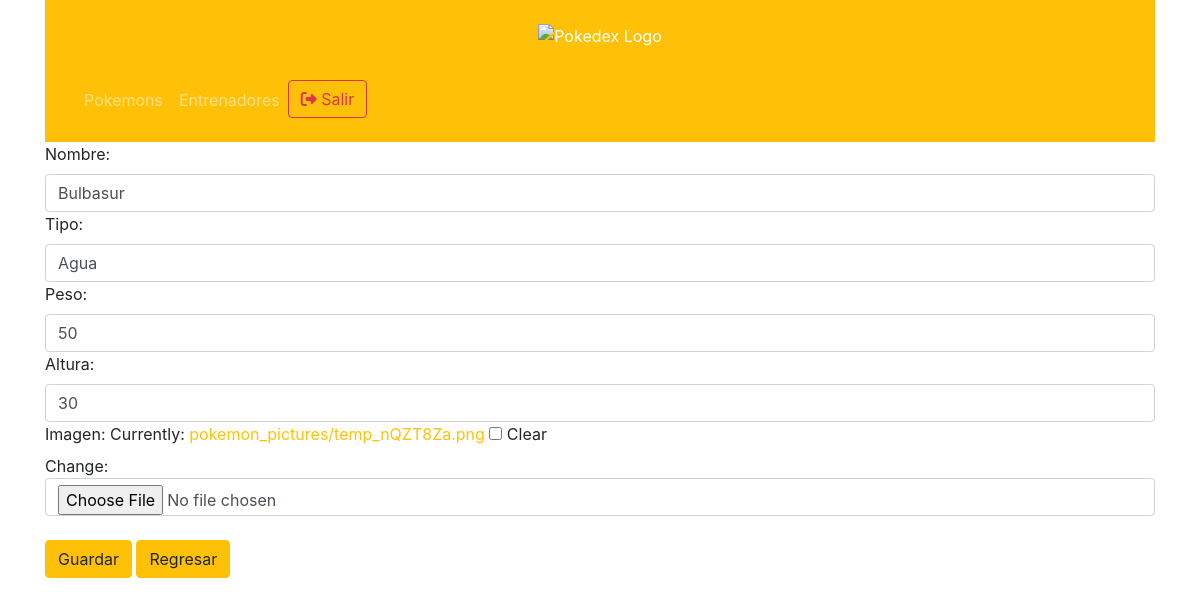
Page /edit_pokemon/1 (signed in) on the earlier database version.
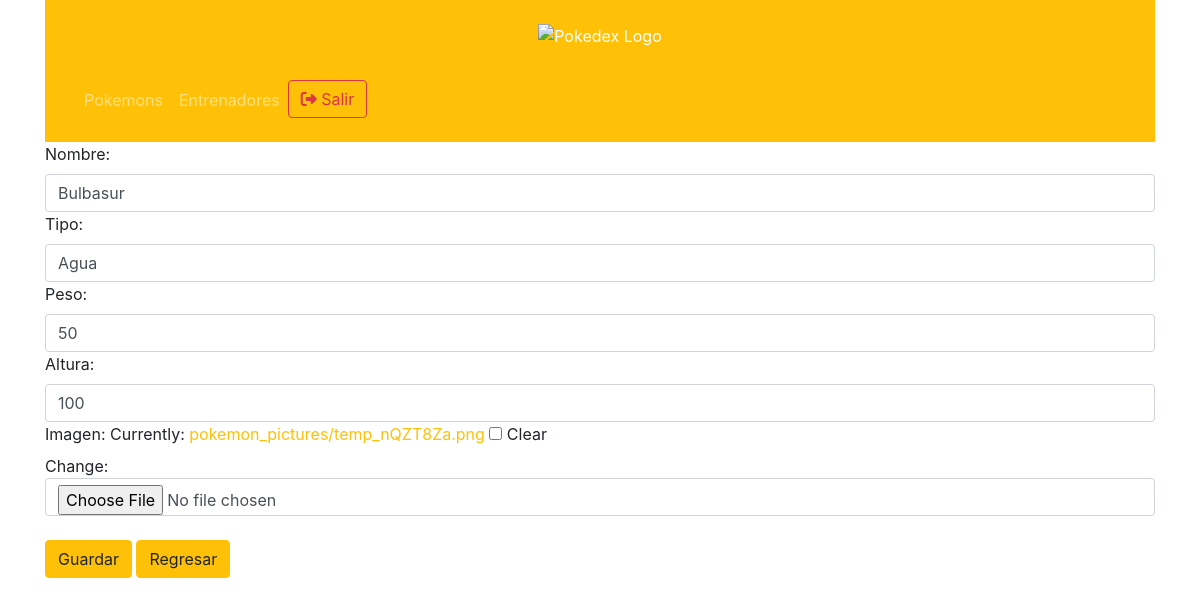
Same page on the later database version.
### pokedex/models.py (models this page shows, shortened)
class Pokemon(models.Model):
    name = models.CharField(max_length=100, null=False)
    type = models.CharField(max_length=140, null=False)
    weight = models.IntegerField(null=False)
    height = models.IntegerField(null=False)
    picture = models.ImageField(upload_to="pokemon_pictures/", null=True, blank=True)

### pokedex/views.py (the view)
# urls.py: path("edit_pokemon/<int:pokemon_id>", views.edit_pokemon, name="edit_pokemon"),
@login_required
def edit_pokemon(request, pokemon_id):
    pokemon = Pokemon.objects.get(id=pokemon_id)
    if request.method == "POST":
        form = PokemonForm(request.POST, request.FILES, instance=pokemon)
        if form.is_valid():
            form.save()
            return redirect ("pokedex:index")
    else:
        form = PokemonForm(instance=pokemon)
    return render (request, "pokemon_form.html", {"form":form})

### pokedex/forms.py
class PokemonForm(forms.ModelForm):
    class Meta:
        model = Pokemon
        fields = "__all__"
        labels = {
            "name": "Nombre",
            "type": "Tipo",
            "weight": "Peso",
            "height": "Altura",
            "picture": "Imagen",
        }
        widgets = {
            "name" : forms.TextInput(attrs={"class": "form-control"}),
            "type" : forms.TextInput (attrs={"class": "form-control"}),
            "height" : forms.NumberInput (attrs={"class": "form-control"}),
            "weight" : forms.NumberInput (attrs={"class": "form-control"}),
            "picture" : forms.ClearableFileInput (attrs={"class": "form-control"}),
        }

### pokedex/templates/pokemon_form.html (shortened to what this page needs)
{% extends "base.html" %}
{% block content %}
        <form method="post" enctype="multipart/form-data">
                {{form.as_div}}
                <br>
                <button type="submit" class = "btn btn-warning">Guardar</button>
                <a href="{% url 'pokedex:index' %}" class="btn btn-primary">Regresar</a>
        </form>
{% endblock content %}

Differences in the rows shown:
changed Pokemon "Bulbasur": height "30" → "100"
